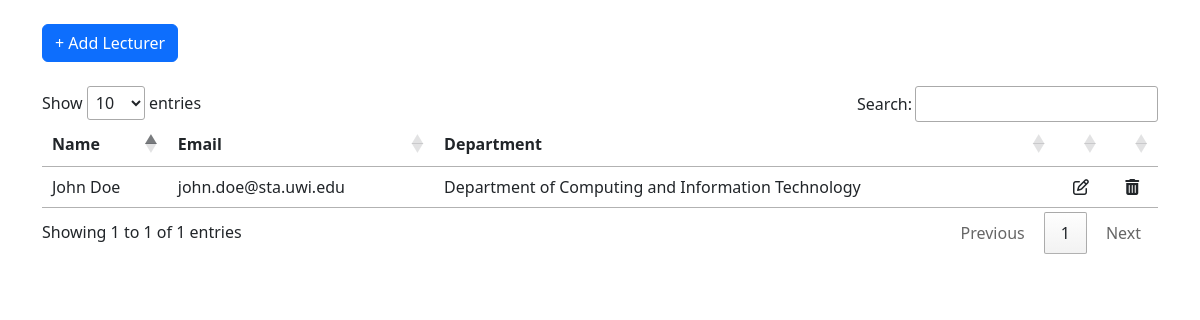
/lecturer, run on an earlier commit of the app's database.
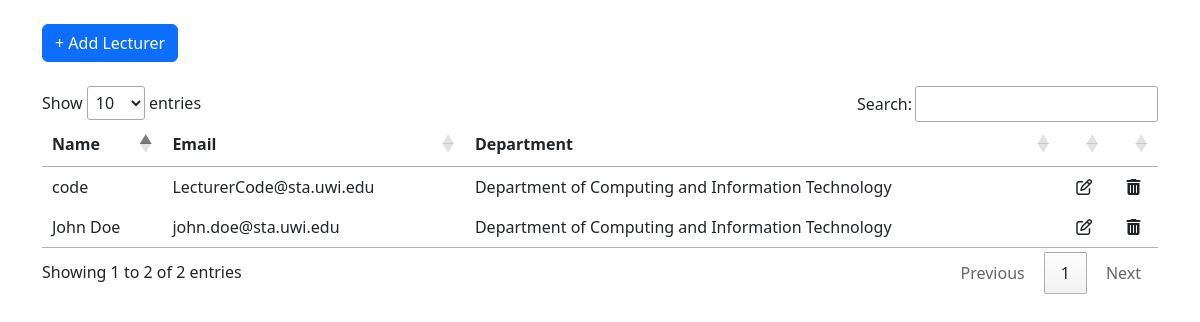
And on a later commit of the database.
### app/models/lecturer.py (models this page shows, shortened)
class Lecturer(User):
    department_id = db.Column(db.Integer, db.ForeignKey(Department.id), nullable=True)
    department = db.relationship(Department, backref='lecturers')
    __mapper_args__ = {
        "polymorphic_identity": "lecturer",
    }

### app/models/department.py (models this page shows, shortened)
class Department(db.Model):
    id = db.Column(db.Integer, primary_key=True)
    name = db.Column(db.String, unique=True, nullable=False)
    faculty_id = db.Column(db.Integer, db.ForeignKey(Faculty.id), nullable=False)

### app/views/admin/user.py (the view)
@admin_blueprint.route("/lecturer", methods=["GET"])
def lecturer():
    all_lecturers = Lecturer.query.all()
    departments = Department.query.all()
    data = {
        'lecturers': all_lecturers,
        'departments': departments
    }
    return render_template("admin/lecturer.html", **data )

### app/templates/admin/lecturer.html (shortened to what this page needs)
{% extends "template.html" %}
{% block content %}
<div class="container">
    <button type="button" class="btn btn-primary my-4" data-bs-toggle="modal" data-bs-target="#exampleModal">
        + Add Lecturer
    </button>
    <table id="lecturerTable">
        <thead>
            <th>Name</th>
            <th>Email</th>
            <th>Department</th>
            <th></th>
            <th></th>
        </thead>
        <tbody>
            {% for lecturer in lecturers %}
            <tr>
                <td>{{ lecturer.full_name }}</td>
                <td>{{ lecturer.email }}</td>
                <td>{{ lecturer.department.name }}</td>
                <td class="text-center">
                    <i class="fa fa-edit" data-bs-toggle="modal" data-bs-target="#editModal{{lecturer.id}}"></i>
                </td>
                <td class="text-center">
                    <i class="fa fa-trash" data-bs-toggle="modal" data-bs-target="#deleteModal{{lecturer.id}}"></i>
                </td>
            </tr>
            {% endfor %}
        </tbody>
    </table>
</div>
{% endblock %}

### app/templates/template.html (shortened to what this page needs)
<!DOCTYPE html>
<html>
<head>
    <link href="{{url_for('static', filename='css/style.css')}}" rel="stylesheet">
    <link href="https://cdn.jsdelivr.net/npm/bootstrap@5.3.0-alpha2/dist/css/bootstrap.min.css" rel="stylesheet"
>
    <link rel="stylesheet" href="//cdn.datatables.net/1.13.4/css/jquery.dataTables.min.css">
</head>
<body>
    <div class="container-fluid">
        <div class="row">
            <div class="col">
                {% block content %} {% endblock %}
            </div>
        </div>
    </div>
</body>
</html>

### app/static/css/style.css (style rules this page uses)
* { box-sizing: border-box; }

What changed in the data, as far as the page shows it:
added Lecturer: full_name "code", email "LecturerCode@sta.uwi.edu", department.name "Department of Computing and Information Technology"
Also different on the page:
text written by a page script: "Show entries Search: Showing 1 to 1 of 1 entries Previous 1 Next" → "Show entries Search: Showing 1 to 2 of 2 entries Previous 1 Next"
